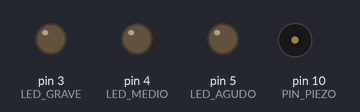
This sketch was run on a simulated Arduino Uno, built with avr-gcc and run on an emulated ATmega328P. Parts: output pins drawn as LEDs (lit = HIGH), buzzer (waves = sounding).

Above: at 0.1 s.
At 0.59 s:
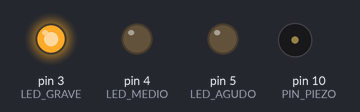
At 0.98 s:
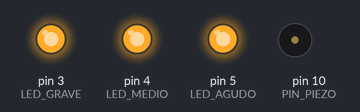
At 18.1 s:
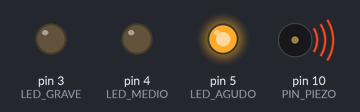
At 25.6 s:
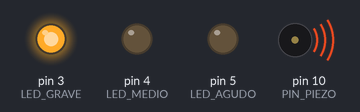
At 35.2 s:
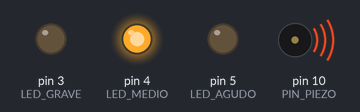
Timing chart, 0 to 40.0 s (numbered marks = the images above):
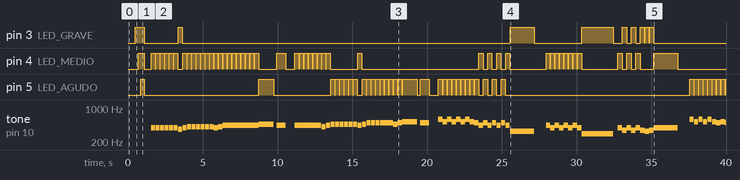

Measured:
- by itself, pin 3 (LED_GRAVE): LOW → HIGH at 0.50 s, → LOW 0.60 s later, → HIGH 2.3 s later, → LOW 0.29 s later, … (18 changes in this stretch)
- by itself, pin 5 (LED_AGUDO): LOW → HIGH at 0.86 s, → LOW 0.24 s later, → HIGH 7.7 s later, → LOW 1.0 s later, … (79 changes in this stretch)
- by itself, tone on pin 10 (PIN_PIEZO): plays 392 Hz for 0.29 s, 392 Hz for 0.29 s, 392 Hz for 0.29 s, 392 Hz for 0.29 s, 392 Hz for 0.29 s, 392 Hz for 0.29 s … (96 notes in this stretch)

The sketch:

uno_8bit_leds_nano.ino
```cpp
/*
  UNO
  Adaptación monofónica 8-bit para Arduino Nano
  Generada desde el archivo UNO.mid proporcionado.

  El MIDI contiene una pista melódica y otra de acompañamiento.
  Esta versión utiliza únicamente la melodía principal y conserva
  sus silencios y duraciones originales.

  CONEXIONES
  ------------------------------------------------------------
  Piezo pasivo:
    D10 -> resistencia de 100 a 220 ohm -> positivo
    GND -> negativo

  LED grave:
    D3 -> resistencia de 220 a 330 ohm -> ánodo
    cátodo -> GND

  LED medio:
    D4 -> resistencia de 220 a 330 ohm -> ánodo
    cátodo -> GND

  LED agudo:
    D5 -> resistencia de 220 a 330 ohm -> ánodo
    cátodo -> GND

  RANGOS VISUALES
  ------------------------------------------------------------
  Grave: notas inferiores a SOL4
  Medio: SOL4, SOL#4 y LA4
  Agudo: LA#4 en adelante

  DATOS DEL MIDI
  ------------------------------------------------------------
  Tempo: 50 BPM
  Eventos melódicos: 495
  Duración aproximada: 241.8 segundos

  Se reproduce una vez al encender o presionar RESET.
*/

#include <Arduino.h>
#include <avr/pgmspace.h>

const uint8_t PIN_PIEZO = 10;
const uint8_t LED_GRAVE = 3;
const uint8_t LED_MEDIO = 4;
const uint8_t LED_AGUDO = 5;

// 100 mantiene la velocidad original.
// 110 reproduce un 10 % más rápido.
// 90 reproduce un 10 % más lento.
const uint16_t VELOCIDAD_PORCENTAJE = 100;

// Límites expresados como números de nota MIDI.
const uint8_t LIMITE_MEDIO = 67;  // SOL4
const uint8_t LIMITE_AGUDO = 70;  // LA#4

struct Evento {
  uint8_t notaMidi;
  uint16_t duracionSonido;
  uint16_t duracionPausa;
};

#define E(nota, sonido, pausa) {nota, sonido, pausa}

const Evento UNO[] PROGMEM = {
  E(67, 288, 12),
  E(67, 288, 12),
  E(67, 288, 12),
  E(67, 288, 12),
  E(67, 288, 12),
  E(67, 288, 12),
  E(66, 288, 12),
  E(67, 288, 12),
  E(68, 288, 12),
  E(68, 288, 12),
  E(68, 288, 12),
  E(68, 288, 12),
  E(68, 288, 12),
  E(68, 288, 12),
  E(67, 288, 12),
  E(68, 288, 12),
  E(69, 288, 12),
  E(69, 288, 12),
  E(69, 288, 12),
  E(69, 288, 12),
  E(69, 288, 12),
  E(69, 288, 12),
  E(69, 288, 12),
  E(69, 288, 12),
  E(70, 1000, 200),
  E(69, 588, 612),
  E(69, 288, 12),
  E(69, 288, 12),
  E(69, 288, 12),
  E(69, 288, 12),
  E(69, 288, 12),
  E(69, 288, 12),
  E(68, 288, 12),
  E(69, 288, 12),
  E(70, 288, 12),
  E(70, 288, 12),
  E(70, 288, 12),
  E(70, 288, 12),
  E(70, 288, 12),
  E(70, 288, 12),
  E(69, 288, 12),
  E(70, 288, 12),
  E(71, 288, 12),
  E(71, 288, 12),
  E(71, 288, 12),
  E(71, 288, 12),
  E(71, 288, 12),
  E(71, 288, 12),
  E(70, 288, 12),
  E(71, 288, 12),
  E(72, 1000, 200),
  E(71, 588, 612),
  E(74, 288, 12),
  E(72, 288, 12),
  E(74, 288, 12),
  E(72, 288, 12),
  E(74, 288, 12),
  E(72, 288, 12),
  E(74, 288, 12),
  E(72, 288, 12),
  E(71, 288, 12),
  E(69, 288, 12),
  E(71, 288, 12),
  E(69, 288, 12),
  E(71, 288, 12),
  E(69, 288, 12),
  E(71, 288, 12),
  E(69, 288, 12),
  E(64, 1600, 800),
  E(69, 288, 12),
  E(67, 288, 12),
  E(69, 288, 12),
  E(67, 288, 12),
  E(69, 288, 12),
  E(67, 288, 12),
  E(69, 288, 12),
  E(67, 288, 12),
  E(62, 2100, 300),
  E(67, 288, 12),
  E(65, 288, 12),
  E(67, 288, 12),
  E(65, 288, 12),
  E(67, 288, 12),
  E(65, 288, 12),
  E(64, 288, 12),
  E(65, 288, 12),
  E(67, 1600, 800),
  E(74, 288, 12),
  E(72, 288, 12),
  E(74, 288, 12),
  E(72, 288, 12),
  E(74, 288, 12),
  E(72, 288, 12),
  E(71, 288, 12),
  E(72, 288, 12),
  E(71, 288, 12),
  E(69, 288, 12),
  E(71, 288, 12),
  E(69, 288, 12),
  E(71, 288, 12),
  E(69, 288, 12),
  E(68, 288, 12),
  E(69, 288, 12),
  E(72, 288, 12),
  E(71, 288, 12),
  E(72, 288, 12),
  E(71, 288, 12),
  E(72, 288, 12),
  E(71, 288, 12),
  E(69, 288, 12),
  E(71, 288, 12),
  E(69, 1600, 500),
  E(69, 288, 12),
  E(67, 288, 12),
  E(65, 288, 12),
  E(67, 288, 12),
  E(65, 288, 12),
  E(72, 288, 12),
  E(69, 288, 12),
  E(65, 288, 12),
  E(64, 288, 12),
  E(62, 1000, 200),
  E(60, 388, 12),
  E(56, 388, 12),
  E(60, 388, 12),
  E(67, 2100, 600),
  E(64, 288, 12),
  E(65, 288, 12),
  E(64, 288, 12),
  E(65, 288, 12),
  E(64, 288, 12),
  E(62, 288, 12),
  E(60, 288, 12),
  E(64, 2100, 600),
  E(64, 288, 12),
  E(65, 288, 12),
  E(67, 288, 12),
  E(69, 888, 12),
  E(57, 288, 12),
  E(62, 2100, 600),
  E(65, 288, 12),
  E(67, 288, 12),
  E(65, 288, 12),
  E(67, 288, 12),
  E(65, 288, 12),
  E(64, 288, 12),
  E(62, 288, 12),
  E(65, 2100, 600),
  E(65, 288, 12),
  E(67, 288, 12),
  E(69, 288, 12),
  E(71, 888, 12),
  E(67, 288, 12),
  E(64, 2100, 900),
  E(64, 288, 12),
  E(65, 288, 12),
  E(67, 288, 12),
  E(69, 288, 12),
  E(71, 288, 12),
  E(72, 288, 12),
  E(71, 288, 12),
  E(71, 288, 12),
  E(71, 288, 12),
  E(72, 288, 12),
  E(71, 288, 12),
  E(72, 288, 12),
  E(71, 288, 12),
  E(72, 288, 12),
  E(71, 288, 12),
  E(71, 288, 12),
  E(71, 288, 12),
  E(72, 288, 12),
  E(71, 288, 12),
  E(72, 288, 12),
  E(71, 288, 12),
  E(72, 288, 12),
  E(69, 1000, 200),
  E(67, 1000, 800),
  E(62, 288, 12),
  E(64, 288, 12),
  E(65, 288, 12),
  E(67, 288, 12),
  E(69, 288, 12),
  E(71, 288, 12),
  E(69, 288, 12),
  E(69, 288, 12),
  E(69, 288, 12),
  E(71, 288, 12),
  E(69, 288, 12),
  E(71, 288, 12),
  E(69, 288, 12),
  E(71, 288, 12),
  E(67, 288, 12),
  E(67, 288, 12),
  E(67, 288, 12),
  E(69, 288, 12),
  E(67, 288, 12),
  E(69, 288, 12),
  E(71, 288, 12),
  E(67, 288, 12),
  E(64, 2100, 600),
  E(64, 288, 12),
  E(65, 288, 12),
  E(64, 288, 12),
  E(65, 288, 12),
  E(64, 288, 12),
  E(62, 288, 12),
  E(60, 288, 12),
  E(64, 2100, 600),
  E(64, 288, 12),
  E(65, 288, 12),
  E(67, 288, 12),
  E(69, 888, 12),
  E(57, 288, 12),
  E(62, 2100, 600),
  E(60, 288, 12),
  E(62, 288, 12),
  E(64, 288, 12),
  E(65, 288, 12),
  E(67, 288, 12),
  E(69, 288, 12),
  E(71, 288, 12),
  E(72, 1488, 12),
  E(72, 288, 12),
  E(72, 288, 12),
  E(72, 288, 12),
  E(72, 1488, 12),
  E(72, 288, 12),
  E(72, 288, 12),
  E(72, 288, 12),
  E(72, 1000, 200),
  E(67, 1000, 500),
  E(64, 288, 12),
  E(65, 288, 12),
  E(67, 288, 12),
  E(69, 288, 12),
  E(65, 288, 12),
  E(64, 288, 12),
  E(62, 288, 12),
  E(65, 1488, 12),
  E(57, 288, 12),
  E(59, 288, 12),
  E(60, 288, 12),
  E(64, 1000, 200),
  E(62, 1000, 200),
  E(60, 1600, 800),
  E(67, 288, 12),
  E(67, 288, 12),
  E(67, 288, 12),
  E(67, 288, 12),
  E(67, 288, 12),
  E(67, 288, 12),
  E(66, 288, 12),
  E(67, 288, 12),
  E(68, 288, 12),
  E(68, 288, 12),
  E(68, 288, 12),
  E(68, 288, 12),
  E(68, 288, 12),
  E(68, 288, 12),
  E(67, 288, 12),
  E(68, 288, 12),
  E(69, 288, 12),
  E(69, 288, 12),
  E(69, 288, 12),
  E(69, 288, 12),
  E(69, 288, 12),
  E(69, 288, 12),
  E(69, 288, 12),
  E(69, 288, 12),
  E(70, 1000, 200),
  E(69, 588, 612),
  E(69, 288, 12),
  E(69, 288, 12),
  E(69, 288, 12),
  E(69, 288, 12),
  E(69, 288, 12),
  E(69, 288, 12),
  E(68, 288, 12),
  E(69, 288, 12),
  E(70, 288, 12),
  E(70, 288, 12),
  E(70, 288, 12),
  E(70, 288, 12),
  E(70, 288, 12),
  E(70, 288, 12),
  E(69, 288, 12),
  E(70, 288, 12),
  E(71, 288, 12),
  E(71, 288, 12),
  E(71, 288, 12),
  E(71, 288, 12),
  E(71, 288, 12),
  E(71, 288, 12),
  E(70, 288, 12),
  E(71, 288, 12),
  E(72, 1000, 200),
  E(71, 588, 612),
  E(74, 288, 12),
  E(72, 288, 12),
  E(74, 288, 12),
  E(72, 288, 12),
  E(74, 288, 12),
  E(72, 288, 12),
  E(74, 288, 12),
  E(72, 288, 12),
  E(71, 288, 12),
  E(69, 288, 12),
  E(71, 288, 12),
  E(69, 288, 12),
  E(71, 288, 12),
  E(69, 288, 12),
  E(71, 288, 12),
  E(69, 288, 12),
  E(64, 1600, 800),
  E(69, 288, 12),
  E(67, 288, 12),
  E(69, 288, 12),
  E(67, 288, 12),
  E(69, 288, 12),
  E(67, 288, 12),
  E(69, 288, 12),
  E(67, 288, 12),
  E(62, 2100, 300),
  E(67, 288, 12),
  E(65, 288, 12),
  E(67, 288, 12),
  E(65, 288, 12),
  E(67, 288, 12),
  E(65, 288, 12),
  E(64, 288, 12),
  E(65, 288, 12),
  E(67, 1600, 800),
  E(74, 288, 12),
  E(72, 288, 12),
  E(74, 288, 12),
  E(72, 288, 12),
  E(74, 288, 12),
  E(72, 288, 12),
  E(71, 288, 12),
  E(72, 288, 12),
  E(71, 288, 12),
  E(69, 288, 12),
  E(71, 288, 12),
  E(69, 288, 12),
  E(71, 288, 12),
  E(69, 288, 12),
  E(68, 288, 12),
  E(69, 288, 12),
  E(72, 288, 12),
  E(71, 288, 12),
  E(72, 288, 12),
  E(71, 288, 12),
  E(72, 288, 12),
  E(71, 288, 12),
  E(69, 288, 12),
  E(71, 288, 12),
  E(69, 1600, 500),
  E(69, 288, 12),
  E(67, 288, 12),
  E(65, 288, 12),
  E(67, 288, 12),
  E(65, 288, 12),
  E(72, 288, 12),
  E(69, 288, 12),
  E(65, 288, 12),
  E(64, 288, 12),
  E(62, 1000, 200),
  E(60, 388, 12),
  E(56, 388, 12),
  E(60, 388, 12),
  E(67, 2100, 600),
  E(64, 288, 12),
  E(65, 288, 12),
  E(64, 288, 12),
  E(65, 288, 12),
  E(64, 288, 12),
  E(62, 288, 12),
  E(60, 288, 12),
  E(64, 2100, 600),
  E(64, 288, 12),
  E(65, 288, 12),
  E(67, 288, 12),
  E(69, 888, 12),
  E(57, 288, 12),
  E(62, 2100, 600),
  E(65, 288, 12),
  E(67, 288, 12),
  E(65, 288, 12),
  E(67, 288, 12),
  E(65, 288, 12),
  E(64, 288, 12),
  E(62, 288, 12),
  E(65, 2100, 600),
  E(65, 288, 12),
  E(67, 288, 12),
  E(69, 288, 12),
  E(71, 888, 12),
  E(67, 288, 12),
  E(64, 2100, 900),
  E(64, 288, 12),
  E(65, 288, 12),
  E(67, 288, 12),
  E(69, 288, 12),
  E(71, 288, 12),
  E(72, 288, 12),
  E(71, 288, 12),
  E(71, 288, 12),
  E(71, 288, 12),
  E(72, 288, 12),
  E(71, 288, 12),
  E(72, 288, 12),
  E(71, 288, 12),
  E(72, 288, 12),
  E(71, 288, 12),
  E(71, 288, 12),
  E(71, 288, 12),
  E(72, 288, 12),
  E(71, 288, 12),
  E(72, 288, 12),
  E(71, 288, 12),
  E(72, 288, 12),
  E(69, 1000, 200),
  E(67, 1000, 800),
  E(62, 288, 12),
  E(64, 288, 12),
  E(65, 288, 12),
  E(67, 288, 12),
  E(69, 288, 12),
  E(71, 288, 12),
  E(69, 288, 12),
  E(69, 288, 12),
  E(69, 288, 12),
  E(71, 288, 12),
  E(69, 288, 12),
  E(71, 288, 12),
  E(69, 288, 12),
  E(71, 288, 12),
  E(67, 288, 12),
  E(67, 288, 12),
  E(67, 288, 12),
  E(69, 288, 12),
  E(67, 288, 12),
  E(69, 288, 12),
  E(71, 288, 12),
  E(67, 288, 12),
  E(64, 2100, 600),
  E(64, 288, 12),
  E(65, 288, 12),
  E(64, 288, 12),
  E(65, 288, 12),
  E(64, 288, 12),
  E(62, 288, 12),
  E(60, 288, 12),
  E(64, 2100, 600),
  E(64, 288, 12),
  E(65, 288, 12),
  E(67, 288, 12),
  E(69, 888, 12),
  E(57, 288, 12),
  E(62, 2100, 600),
  E(60, 288, 12),
  E(62, 288, 12),
  E(64, 288, 12),
  E(65, 288, 12),
  E(67, 288, 12),
  E(69, 288, 12),
  E(71, 288, 12),
  E(72, 1488, 12),
  E(72, 288, 12),
  E(72, 288, 12),
  E(72, 288, 12),
  E(72, 1488, 12),
  E(72, 288, 12),
  E(72, 288, 12),
  E(72, 288, 12),
  E(72, 1000, 200),
  E(67, 1000, 500),
  E(64, 288, 12),
  E(65, 288, 12),
  E(67, 288, 12),
  E(69, 288, 12),
  E(65, 288, 12),
  E(64, 288, 12),
  E(62, 288, 12),
  E(65, 1488, 12),
  E(57, 288, 12),
  E(59, 288, 12),
  E(60, 288, 12),
  E(64, 1000, 200),
  E(62, 1000, 200),
  E(60, 2100, 300),
  E(72, 588, 12),
  E(67, 588, 12),
  E(72, 588, 0),
};

const uint16_t CANTIDAD_EVENTOS =
  sizeof(UNO) / sizeof(UNO[0]);

void apagarLeds() {
  digitalWrite(LED_GRAVE, LOW);
  digitalWrite(LED_MEDIO, LOW);
  digitalWrite(LED_AGUDO, LOW);
}

void encenderLedSegunNota(uint8_t notaMidi) {
  apagarLeds();

  if (notaMidi < LIMITE_MEDIO) {
    digitalWrite(LED_GRAVE, HIGH);
  }
  else if (notaMidi < LIMITE_AGUDO) {
    digitalWrite(LED_MEDIO, HIGH);
  }
  else {
    digitalWrite(LED_AGUDO, HIGH);
  }
}

uint16_t frecuenciaDesdeMidi(uint8_t notaMidi) {
  /*
    Frecuencias de las notas MIDI 56 a 74:
    SOL#3 hasta RE5.
  */
  static const uint16_t FRECUENCIAS[] PROGMEM = {
     208, 220, 233, 247, 262,
     277, 294, 311, 330, 349,
     370, 392, 415, 440, 466,
     494, 523, 554, 587
  };

  if (notaMidi < 56 || notaMidi > 74) {
    return 440;
  }

  return pgm_read_word(
    &FRECUENCIAS[notaMidi - 56]
  );
}

uint16_t ajustarDuracion(uint16_t duracion) {
  return (uint32_t)duracion * 100UL
       / VELOCIDAD_PORCENTAJE;
}

void reproducirEvento(const Evento &evento) {
  const uint16_t frecuencia =
    frecuenciaDesdeMidi(evento.notaMidi);

  const uint16_t sonido =
    ajustarDuracion(evento.duracionSonido);

  const uint16_t pausa =
    ajustarDuracion(evento.duracionPausa);

  encenderLedSegunNota(evento.notaMidi);
  tone(PIN_PIEZO, frecuencia);

  delay(sonido);

  noTone(PIN_PIEZO);
  apagarLeds();

  if (pausa > 0) {
    delay(pausa);
  }
}

void reproducirUno() {
  for (uint16_t i = 0; i < CANTIDAD_EVENTOS; i++) {
    Evento evento;

    memcpy_P(
      &evento,
      &UNO[i],
      sizeof(Evento)
    );

    reproducirEvento(evento);
  }

  noTone(PIN_PIEZO);
  apagarLeds();
}

void animacionInicial() {
  digitalWrite(LED_GRAVE, HIGH);
  delay(180);

  digitalWrite(LED_MEDIO, HIGH);
  delay(180);

  digitalWrite(LED_AGUDO, HIGH);
  delay(240);

  apagarLeds();
  delay(450);
}

void animacionFinal() {
  for (uint8_t i = 0; i < 3; i++) {
    digitalWrite(LED_GRAVE, HIGH);
    digitalWrite(LED_MEDIO, HIGH);
    digitalWrite(LED_AGUDO, HIGH);

    delay(180);

    apagarLeds();
    delay(180);
  }
}

void setup() {
  pinMode(PIN_PIEZO, OUTPUT);

  pinMode(LED_GRAVE, OUTPUT);
  pinMode(LED_MEDIO, OUTPUT);
  pinMode(LED_AGUDO, OUTPUT);

  noTone(PIN_PIEZO);
  apagarLeds();

  delay(500);

  animacionInicial();
  reproducirUno();
  animacionFinal();
}

void loop() {
  // Presionar RESET para volver a reproducir.
}
```
